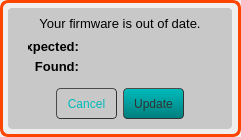
<?xml version="1.0" encoding="UTF-8"?>
<ui version="4.0">
 <class>FwoodDialog</class>
 <widget class="QWidget" name="FwoodDialog">
  <property name="geometry">
   <rect>
    <x>0</x>
    <y>0</y>
    <width>241</width>
    <height>137</height>
   </rect>
  </property>
  <property name="windowTitle">
   <string>Form</string>
  </property>
  <widget class="QFrame" name="warningFrame">
   <property name="geometry">
    <rect>
     <x>0</x>
     <y>0</y>
     <width>241</width>
     <height>137</height>
    </rect>
   </property>
   <property name="styleSheet">
    <string notr="true">QFrame {
		background-color: qlineargradient(spread: pan, 
															x1:0, y1:0, x2:1, y2:1, 
															stop:0 rgba(100,100, 100, 255), 
															stop:0.5 rgba(70, 70,70, 255),
															stop:1 rgba(100,100,100, 255)
															);
	border-bottom-left-radius:8.0;
	border-bottom-right-radius:8.0;
	border-top-left-radius:8.0;
	border-top-right-radius:8.0;
	border: 3px solid rgb(255, 70, 0);
}</string>
   </property>
   <property name="frameShape">
    <enum>QFrame::StyledPanel</enum>
   </property>
   <property name="frameShadow">
    <enum>QFrame::Raised</enum>
   </property>
   <widget class="QFrame" name="warningSubFrame">
    <property name="geometry">
     <rect>
      <x>8</x>
      <y>8</y>
      <width>224</width>
      <height>121</height>
     </rect>
    </property>
    <property name="styleSheet">
     <string notr="true">QFrame {
	background:rgba(200, 200, 200, 255);
	border-bottom-left-radius:4.0;
	border-bottom-right-radius:4.0;
	border-top-left-radius:4.0;
	border-top-right-radius:4.0;
	border:none;


}
</string>
    </property>
    <property name="frameShape">
     <enum>QFrame::StyledPanel</enum>
    </property>
    <property name="frameShadow">
     <enum>QFrame::Raised</enum>
    </property>
    <widget class="QPushButton" name="update">
     <property name="geometry">
      <rect>
       <x>115</x>
       <y>80</y>
       <width>61</width>
       <height>31</height>
      </rect>
     </property>
     <property name="styleSheet">
      <string notr="true">QPushButton {
	font-family: &quot;Arial&quot;;
	font-size: 12px;
	background-color: qlineargradient(spread:repeat, x1:1, y1:0, x2:1, y2:1, stop:1 rgb(0, 126, 126), stop:0 rgb(0, 187, 187));
	border-style: outset;
	border-radius: 4.0;
	border-width: 1px;
	border-color: rgb(50, 50, 50);
	color: rgba(50,50,50);
}

QPushButton:pressed {
	background-color: qlineargradient(spread:repeat, x1:1, y1:0, x2:1, y2:1, stop:0 rgb(0, 126, 126), stop:1 rgb(0, 187, 187));
}</string>
     </property>
     <property name="text">
      <string>Update</string>
     </property>
    </widget>
    <widget class="QLabel" name="label">
     <property name="geometry">
      <rect>
       <x>20</x>
       <y>30</y>
       <width>51</width>
       <height>16</height>
      </rect>
     </property>
     <property name="styleSheet">
      <string notr="true">font: bold 10pt;</string>
     </property>
     <property name="text">
      <string>Expected:</string>
     </property>
     <property name="alignment">
      <set>Qt::AlignRight|Qt::AlignTrailing|Qt::AlignVCenter</set>
     </property>
    </widget>
    <widget class="QLabel" name="label_2">
     <property name="geometry">
      <rect>
       <x>20</x>
       <y>50</y>
       <width>51</width>
       <height>16</height>
      </rect>
     </property>
     <property name="styleSheet">
      <string notr="true">font: bold 10pt;</string>
     </property>
     <property name="text">
      <string>Found:</string>
     </property>
     <property name="alignment">
      <set>Qt::AlignRight|Qt::AlignTrailing|Qt::AlignVCenter</set>
     </property>
    </widget>
    <widget class="QLabel" name="label_3">
     <property name="geometry">
      <rect>
       <x>0</x>
       <y>0</y>
       <width>224</width>
       <height>31</height>
      </rect>
     </property>
     <property name="font">
      <font>
       <family>Arial</family>
       <pointsize>10</pointsize>
       <weight>50</weight>
       <italic>false</italic>
       <bold>false</bold>
      </font>
     </property>
     <property name="styleSheet">
      <string notr="true">font:10pt &quot;Arial&quot;;
</string>
     </property>
     <property name="text">
      <string>Your firmware is out of date.</string>
     </property>
     <property name="alignment">
      <set>Qt::AlignCenter</set>
     </property>
    </widget>
    <widget class="QLabel" name="expected">
     <property name="geometry">
      <rect>
       <x>80</x>
       <y>30</y>
       <width>111</width>
       <height>16</height>
      </rect>
     </property>
     <property name="styleSheet">
      <string notr="true">font: 10pt;</string>
     </property>
     <property name="text">
      <string/>
     </property>
     <property name="alignment">
      <set>Qt::AlignLeading|Qt::AlignLeft|Qt::AlignVCenter</set>
     </property>
    </widget>
    <widget class="QLabel" name="found">
     <property name="geometry">
      <rect>
       <x>80</x>
       <y>50</y>
       <width>111</width>
       <height>16</height>
      </rect>
     </property>
     <property name="styleSheet">
      <string notr="true">font: 10pt;</string>
     </property>
     <property name="text">
      <string/>
     </property>
     <property name="alignment">
      <set>Qt::AlignLeading|Qt::AlignLeft|Qt::AlignVCenter</set>
     </property>
    </widget>
    <widget class="QPushButton" name="cancel">
     <property name="geometry">
      <rect>
       <x>48</x>
       <y>80</y>
       <width>61</width>
       <height>31</height>
      </rect>
     </property>
     <property name="styleSheet">
      <string notr="true">QPushButton {
	font-family: &quot;Arial&quot;;
	font-size: 12px;
			background-color: qlineargradient(spread: pan, 
															x1:1, y1:0, x2:1, y2:1, 
															stop:1 rgba(50,50, 50, 255), 
															stop:0 rgba(120,120,120, 255)
															);
	border-style: outset;
	border-radius: 4.0;
	border-width: 1px;
	border-color: rgb(50, 50, 50);
	color: rgb(0, 187, 187)
}

QPushButton:pressed {
			background-color: qlineargradient(spread: pan, 
															x1:1, y1:0, x2:1, y2:1, 
															stop:0 rgba(50,50, 50, 255), 
															stop:1 rgba(120,120,120, 255)
															);}</string>
     </property>
     <property name="text">
      <string>Cancel</string>
     </property>
    </widget>
   </widget>
  </widget>
 </widget>
 <resources/>
 <connections/>
</ui>
